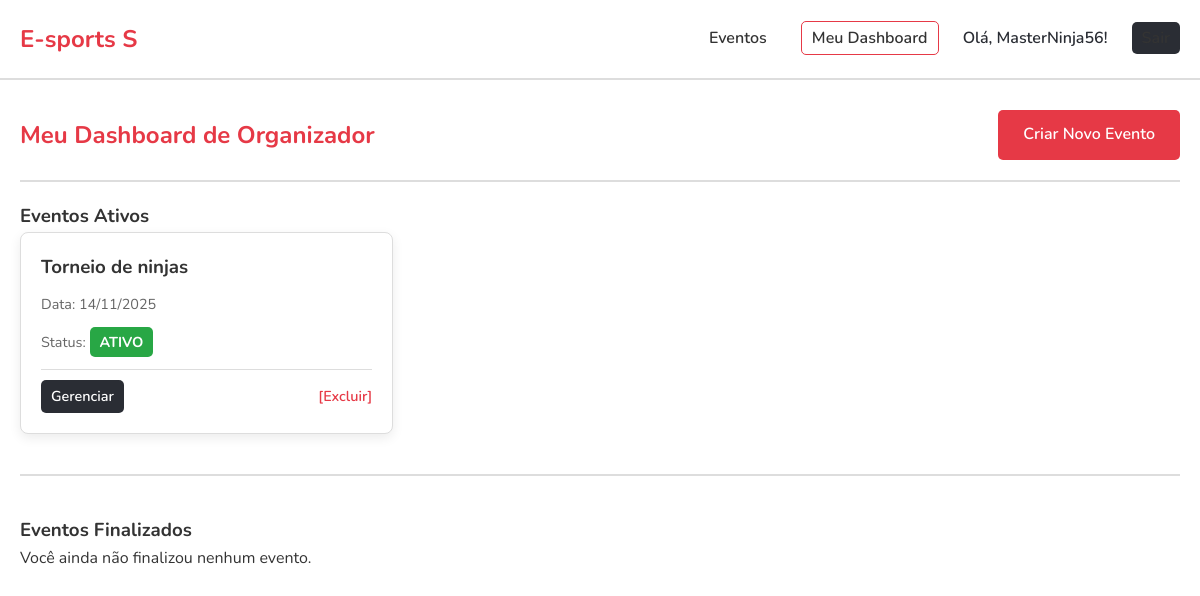
/dashboard (signed in), run on an earlier commit of the app's database.
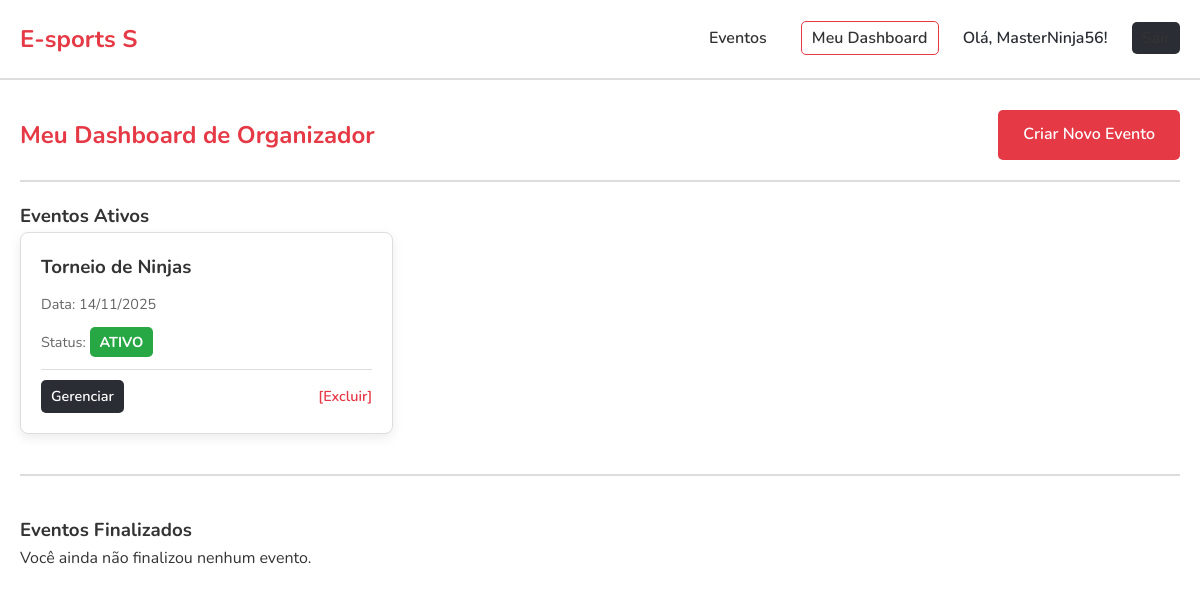
And on a later commit of the database.
### app_build/models.py (models this page shows)
class Evento(db.Model):
    id = db.Column(db.Integer, primary_key=True)
    nome = db.Column(db.String(100), nullable=False)
    jogo = db.Column(db.String(100))
    data = db.Column(db.Date, nullable=True)
    limite_jogadores = db.Column(db.Integer)
    faixa_etaria = db.Column(db.String(50))
    local = db.Column(db.String(100))
    status = db.Column(db.String(50), nullable=False, default='Ativo')
    organizador_id = db.Column(db.Integer, db.ForeignKey('organizador.id'), nullable=False)
    organizador = db.relationship('Organizador', backref=db.backref('eventos', lazy=True))

### app_build/app.py (the view)
@app.route('/dashboard')
@login_required
@organizador_required
def dashboard():
    org_id = session.get('user_id')
    eventos_ativos = Evento.query.filter_by(organizador_id=org_id, status='Ativo').order_by(Evento.data.asc()).all()
    eventos_finalizados = Evento.query.filter_by(organizador_id=org_id, status='Finalizado').order_by(Evento.data.desc()).all()
    return render_template(
        'dashboard.html',
        eventos_ativos=eventos_ativos,
        eventos_finalizados=eventos_finalizados,
        user_session=session
    )

### app_build/app.py (called while the page is built)
def login_required(f):
    @wraps(f)
    def decorated_function(*args, **kwargs):
        if 'user_id' not in session:
            flash("Você precisa estar logado para acessar esta página.", "error")
            return redirect(url_for('login'))
        return f(*args, **kwargs)
    return decorated_function

def organizador_required(f):
    @wraps(f)
    def decorated_function(*args, **kwargs):
        if session.get('user_type') != 'organizador':
            flash("Acesso negado. Apenas organizadores podem fazer isso.", "error")
            return redirect(url_for('lista_eventos'))
        return f(*args, **kwargs)
    return decorated_function

### app_build/templates/dashboard.html
{% extends 'base.html' %}
{% block content %}
    <div class="dashboard-header">
        <h2>Meu Dashboard de Organizador</h2>
        <a href="{{ url_for('criar_evento') }}" class="btn btn-primary">Criar Novo Evento</a>
    </div>
    <h3>Eventos Ativos</h3>
    <div class="list-wrapper">
        {% if eventos_ativos %}
            {% for e in eventos_ativos %}
                <div class="card">
                    <h3>{{ e.nome }}</h3>
                    <p>Data: {{ e.data.strftime('%d/%m/%Y') }}</p>
                    <p>Status: <span class="evento-status status-{{ e.status.lower() }}">{{ e.status }}</span></p>
                    <div class="card-actions">
                        <a href="{{ url_for('evento_detalhe', id=e.id) }}" class="btn-card-edit">Gerenciar</a>
                        <a href="{{ url_for('excluir_evento', id=e.id) }}" class="btn-delete">[Excluir]</a>
                    </div>
                </div>
            {% endfor %}
        {% else %}
            <p>Você não tem nenhum evento ativo no momento.</p>
        {% endif %}
    </div>
    <hr class="section-divider">
    <h3>Eventos Finalizados</h3>
    <div class="list-wrapper">
        {% if eventos_finalizados %}
            {% for e in eventos_finalizados %}
                <div class="card card-finalizado">
                    <h3>{{ e.nome }}</h3>
                    <p>Data: {{ e.data.strftime('%d/%m/%Y') }}</p>
                    <p>Status: <span class="evento-status status-{{ e.status.lower() }}">{{ e.status }}</span></p>
                    <div class="card-actions">
                        <a href="{{ url_for('evento_detalhe', id=e.id) }}" class="btn-card-edit">Ver Detalhes</a>
                        <a href="{{ url_for('excluir_evento', id=e.id) }}" class="btn-delete">[Excluir]</a>
                    </div>
                </div>
            {% endfor %}
        {% else %}
            <p>Você ainda não finalizou nenhum evento.</p>
        {% endif %}
    </div>
{% endblock %}

What changed in the data, as far as the page shows it:
changed Evento "ATIVO": nome "Torneio de ninjas" → "Torneio de Ninjas"
